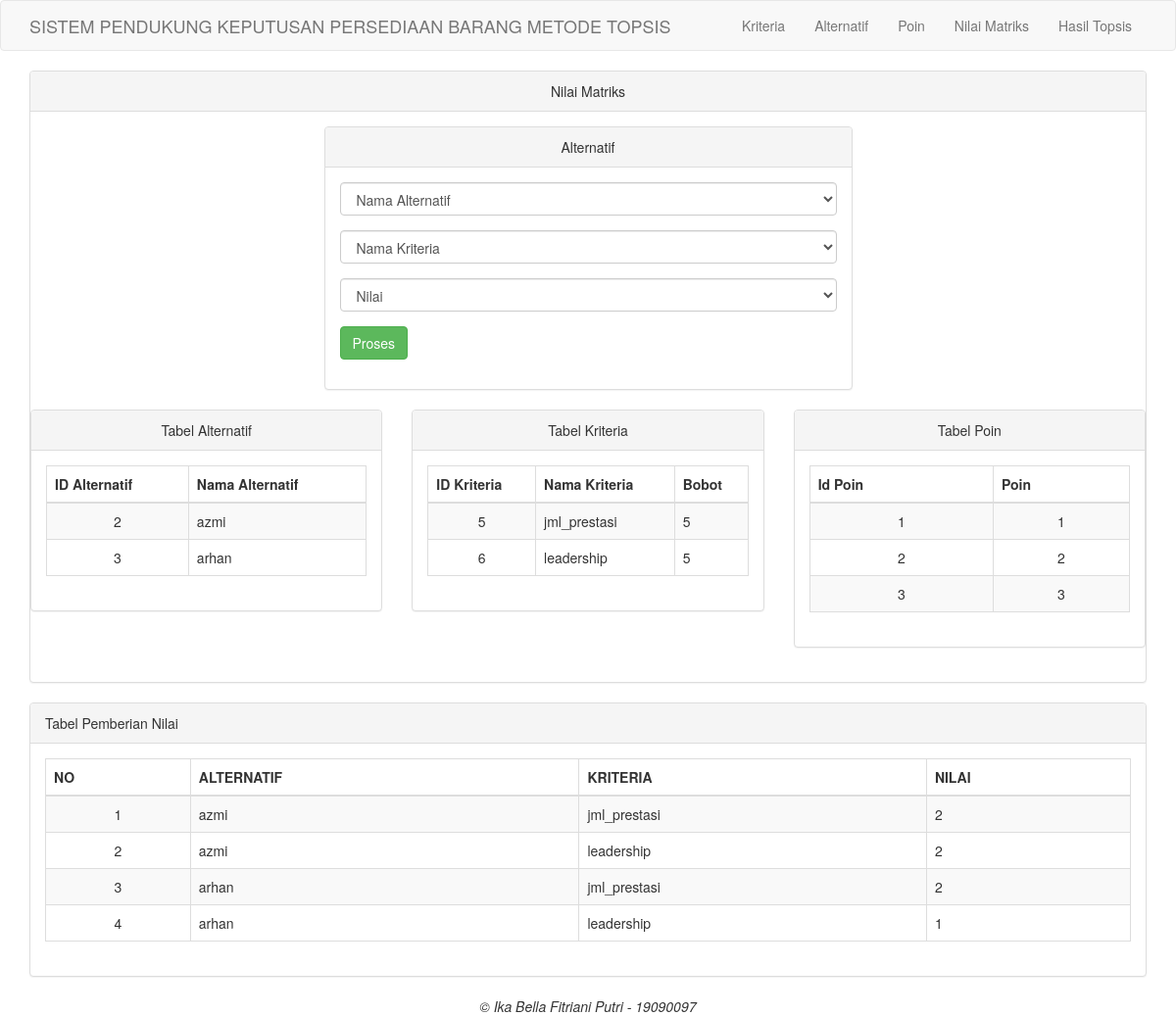
The page /nilmat.php on the database its author committed.
### tables this page shows
CREATE TABLE `tab_alternatif` (
  `id_alternatif` int NOT NULL,
  `nama_alternatif` varchar(50) NOT NULL
);

CREATE TABLE `tab_kriteria` (
  `id_kriteria` int NOT NULL,
  `nama_kriteria` varchar(50) NOT NULL,
  `bobot` float NOT NULL
);

CREATE TABLE `tab_poin` (
  `id_poin` int NOT NULL,
  `poin` varchar(10) NOT NULL
);

CREATE TABLE `tab_topsis` (
  `id_alternatif` varchar(10) NOT NULL,
  `id_kriteria` varchar(10) NOT NULL,
  `nilai` float NOT NULL
);

### nilmat.php (the view, shortened to what this page needs)
<?php
include("koneksi.php");
 ?>
<!DOCTYPE html>
<html>
  <head>
    <link href="tampilan/css/bootstrap.min.css" rel="stylesheet">
  </head>
  <body>
    <nav class="navbar navbar-default navbar-custom">
      <div class="container">
        <div class="navbar-header">
          <a class="navbar-brand" href="index.php">SISTEM PENDUKUNG KEPUTUSAN PERSEDIAAN BARANG METODE TOPSIS</a>
        </div>
        <div class="collapse navbar-collapse">
          <ul class="nav navbar-nav navbar-right">
            <li>
              <a href="kriteria.php">Kriteria</a>
            </li>
            <li>
              <a href="alternatif.php">Alternatif</a>
            </li>
            <li>
              <a href="poin.php">Poin</a>
            </li>
            <li>
              <a href="nilmat.php">Nilai Matriks</a>
            </li>
            <li>
              <a href="hastop.php">Hasil Topsis</a>
            </li>
          </ul>
        </div>
      </div>
    </nav>
    <div class="container">
      <div class="row">
        <div class="col-lg-12">
          <div class="panel panel-default">
            <div class="panel-heading text-center">
              Nilai Matriks
            </div>
            <div class="panel-body">
              <div class="row">
                <div class="col-lg-6 col-lg-offset-3">
                  <div class="panel panel-default">
                    <div class="panel-heading text-center">
                      Alternatif
                    </div>
                    <div class="panel-body">
                      <div class="row">
                        <div class="col-lg-12">
                          <form class="form" action="tambahnilmat.php" method="post">
                            <div class="form-group">
                              <select class="form-control" name="alter">
                                <option>Nama Alternatif</option>
                              </select>
                            </div>
                            <div class="form-group">
                              <select class="form-control" name="krit">
                                <option>Nama Kriteria</option>
                              </select>
                            </div>
                            <div class="form-group">
                              <select class="form-control" name="nilai">
                                <option>Nilai</option>
                              </select>
                            </div>
                            <div class="form-group">
                              <button type="submit" class="btn btn-success">Proses</button>
                            </div>
                          </form>
                        </div>
                      </div>
                    </div>
                  </div>
                </div>
              <div class="row">
                <div class="col-xs-6 col-md-4">
                  <div class="panel panel-default">
                    <div class="panel-heading text-center">
                      Tabel Alternatif
                    </div>
                    <div class="panel-body">
                      <div class="row">
                        <div class="col-lg-12">
                          <?php
                           $sql = $koneksi->query('SELECT * FROM tab_alternatif');
                           ?>
                          <table class="table table-striped table-bordered table-hover">
                            <thead>
                              <tr>
                                <th>ID Alternatif</th>
                                <th>Nama Alternatif</th>
                              </tr>
                            </thead>
                            <tbody>
                              <?php
                              while ($row = $sql->fetch_array()) {
                                echo ("<tr><td align=\"center\">".$row[0]."</td>");
                                echo ("<td align=\"left\">".$row[1]."</td>");
                                echo "</tr>";
                              }
                               ?>
                            </tbody>
                          </table>
                        </div>
                      </div>
                    </div>
                  </div>
                </div>
                <div class="col-xs-6 col-md-4">
                  <div class="panel panel-default">
                    <div class="panel-heading text-center">
                      Tabel Kriteria
                    </div>
                    <div class="panel-body">
                      <div class="row">
                        <div class="col-lg-12">
                          <?php
                          $sql = $koneksi->query('SELECT * FROM tab_kriteria');
                           ?>
                          <table class="table table-striped table-bordered table-hover">
                            <thead>
                              <tr>
                                <th>ID Kriteria</th>
                                <th>Nama Kriteria</th>
                                <th>Bobot</th>
                              </tr>
                            </thead>
                            <tbody>
                              <?php
                              while ($row = $sql->fetch_array()) {
                                echo ("<tr><td align=\"center\">".$row[0]."</td>");
                                echo ("<td align=\"left\">".$row[1]."</td>");
                                echo ("<td align=\"left\">".$row[2]."</td>");
                                echo "</tr>";
                              }
                               ?>
                            </tbody>
                          </table>
                        </div>
                      </div>
                    </div>
                  </div>
                </div>
                <div class="col-xs-6 col-md-4">
                  <div class="panel panel-default">
                    <div class="panel-heading text-center">
                      Tabel Poin
                    </div>
                    <div class="panel-body">
                      <div class="row">
                        <div class="col-lg-12">
                          <?php
                          $sql = $koneksi->query('SELECT * FROM tab_poin');
                          ?>
                          <table class="table table-striped table-bordered table-hover">
                            <thead>
                              <tr>
                                <th>Id Poin</th>
                                <th>Poin</th>
                              </tr>
                            </thead>
                            <tbody>
                              <?php
                              while ($row = $sql->fetch_array()) {
                                echo ("<tr><td align=\"center\">".$row[0]."</td>");
                                echo ("<td align=\"center\">".$row[1]."</td>");
                                echo "</tr>";
                              }
                               ?>
                            </tbody>
                          </table>
                        </div>
                      </div>
                    </div>
                  </div>
                </div>
              </div>
            </div>
          </div>
        </div>
        </div>
        </div>
        </div>
        <div class="container">
          <div class="row">
            <div class="col-lg-12">
              <div class="panel panel-default">
                <div class="panel-heading">
                  Tabel Pemberian Nilai
                </div>
                <div class="panel-body">
                  <?php
                  $sql = $koneksi->query("SELECT * FROM tab_topsis
                  JOIN tab_alternatif ON tab_topsis.id_alternatif=tab_alternatif.id_alternatif
                  JOIN tab_kriteria ON tab_topsis.id_kriteria=tab_kriteria.id_kriteria") or die (mysql_error());
                   ?>
                  <table class="table table-striped table-bordered table-hover">
                    <thead>
                      <tr>
                        <th>NO</th>
                        <th>ALTERNATIF</th>
                        <th>KRITERIA</th>
                        <th>NILAI</th>
                      </tr>
                    </thead>
                    <tbody>
                      <?php
                      $no=1;
                      while ($row = $sql->fetch_array())
                      {
                        $nmkriteria   =$row['nama_kriteria'];
                        echo ("<tr><td align=\"center\">".$no."</td>");
                        echo ("<td align=\"left\">".$row[4]."</td>");
                        echo ("<td align=\"left\">".$nmkriteria."</td>");
                        echo ("<td align=\"left\">".$row[2]."</td>");
                        echo "</tr>";
                        $no++;
                      }
                       ?>
                    </tbody>
                  </table>
                </div>
              </div>
            </div>
          </div>
        </div>
        <footer class="text-center">
          <div class="footer-below">
            <div class="container">
              <div class="row">
                <div class="col-lg-12">
                  <em>&copy; Ika Bella Fitriani Putri - 19090097</em>
                </div>
              </div>
            </div>
          </div>
        </footer>
  </body>
</html>

### rows shown on the page
tab_alternatif: id_alternatif "2", nama_alternatif "azmi"
tab_alternatif: id_alternatif "3", nama_alternatif "arhan"
tab_kriteria: id_kriteria "5", nama_kriteria "jml_prestasi", bobot "5"
tab_kriteria: id_kriteria "6", nama_kriteria "leadership", bobot "5"
tab_poin: id_poin "1", poin "1"
tab_poin: id_poin "2", poin "2"
tab_poin: id_poin "3", poin "3"
tab_topsis: id_alternatif.nama_alternatif "azmi", id_kriteria.nama_kriteria "jml_prestasi", nilai "2"
tab_topsis: id_alternatif.nama_alternatif "azmi", id_kriteria.nama_kriteria "leadership", nilai "2"
tab_topsis: id_alternatif.nama_alternatif "arhan", id_kriteria.nama_kriteria "jml_prestasi", nilai "2"
tab_topsis: id_alternatif.nama_alternatif "arhan", id_kriteria.nama_kriteria "leadership", nilai "1"
